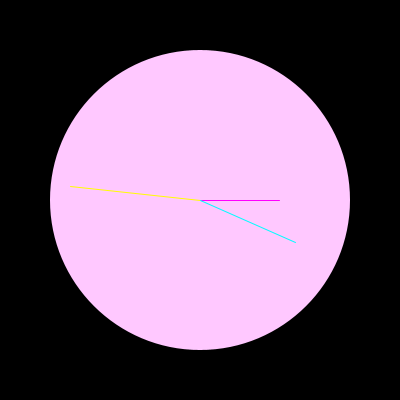
Frame 1 (no input)
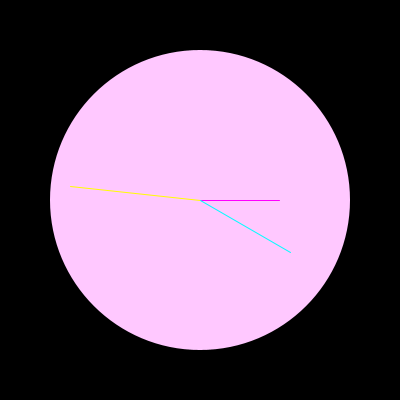
Frame 60 (the mouse pressed at the canvas centre just before this capture)
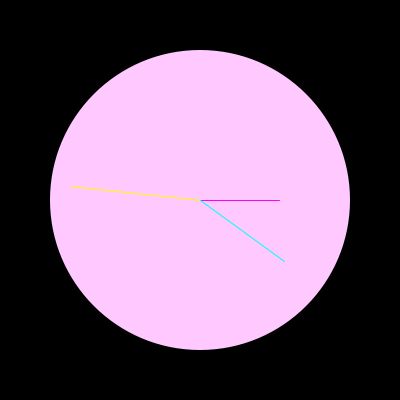
Frame 120 (the mouse held since frame 60 and released just before this capture)

The Processing sketch that drew these frames (run headless with seeded random() and noise(); from frame 60 on, the mouse is pressed at the canvas centre):

// Processing sketch: processing_107583
// ── processing_107583.pde

void setup() {
size(400, 400);
smooth();
}

void draw() {
background(0);
noStroke();
fill(255,200,255);
ellipse(width/2, height/2, 300, 300);

translate(width/2, height/2);  
pushMatrix();
stroke(255,0,255);
rotate(radians(hour()*30)); //24
line(0, 0, 0, -80);
popMatrix();

pushMatrix();
stroke(255,255,0);
rotate(radians(minute()*6)); //59
line(0, 0, 0, -130);
popMatrix();

pushMatrix();
stroke(0,255,255);
rotate(radians(second()*6)); //59
line(0, 0, 0, -105);
popMatrix();
}
